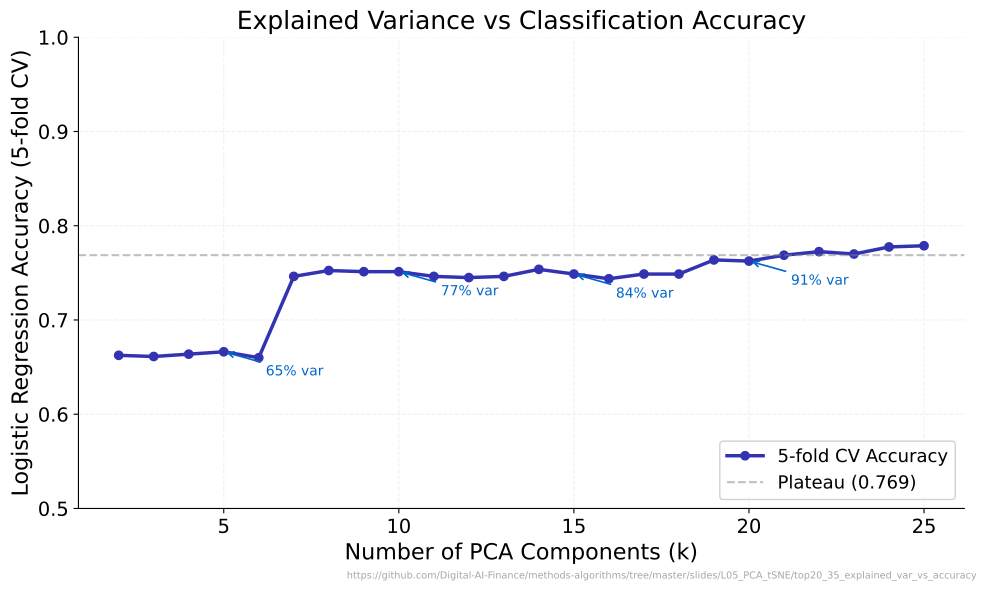

The script that saved this image:
"""Explained Variance vs Classification Accuracy - PCA component selection guide."""
import matplotlib.pyplot as plt
import numpy as np
from pathlib import Path
from sklearn.datasets import make_classification
from sklearn.decomposition import PCA
from sklearn.linear_model import LogisticRegression
from sklearn.model_selection import cross_val_score
import sys
sys.path.insert(0, str(Path(__file__).resolve().parents[3] / 'templates'))
from chart_style import apply_style, COLORS, MLPURPLE, MLBLUE, MLORANGE, MLGREEN, MLRED, MLLAVENDER
apply_style()

CHART_METADATA = {
    "title": "Explained Variance vs Classification Accuracy",
    "description": "Line plot of logistic regression CV accuracy vs PCA components with cumulative variance annotations.",
    "url": "https://github.com/Digital-AI-Finance/methods-algorithms/tree/master/slides/L05_PCA_tSNE/top20_35_explained_var_vs_accuracy"
}


np.random.seed(42)

# Data
X, y = make_classification(n_samples=800, n_features=30, n_informative=8, random_state=42)

# Full PCA to get explained variance ratios
pca_full = PCA(random_state=42).fit(X)
cumvar = np.cumsum(pca_full.explained_variance_ratio_)

k_values = list(range(2, 26))
accuracies = []

for k in k_values:
    X_pca = PCA(n_components=k, random_state=42).fit_transform(X)
    scores = cross_val_score(LogisticRegression(max_iter=1000), X_pca, y, cv=5)
    accuracies.append(scores.mean())

fig, ax = plt.subplots()

ax.plot(k_values, accuracies, 'o-', color=MLPURPLE, linewidth=2.5, markersize=6, label='5-fold CV Accuracy')

# Accuracy plateau: where improvement < 0.5% over next 3 steps
plateau_acc = max(accuracies)
plateau_k = None
for i in range(len(accuracies) - 2):
    if all((plateau_acc - accuracies[i + j]) < 0.01 for j in range(3)):
        plateau_k = k_values[i]
        break

if plateau_k is not None:
    ax.axhline(y=accuracies[k_values.index(plateau_k)], color='gray', linestyle='--',
               alpha=0.5, linewidth=1.5, label=f'Plateau ({accuracies[k_values.index(plateau_k)]:.3f})')

# Annotate cumulative variance at k=5,10,15,20
annotate_ks = [5, 10, 15, 20]
for ak in annotate_ks:
    idx = k_values.index(ak)
    cv_ratio = cumvar[ak - 1]  # 0-indexed
    ax.annotate(f'{cv_ratio:.0%} var',
                xy=(ak, accuracies[idx]),
                xytext=(ak + 1.2, accuracies[idx] - 0.025),
                fontsize=10, color=MLBLUE,
                arrowprops=dict(arrowstyle='->', color=MLBLUE, lw=1.2))

ax.set_xlabel('Number of PCA Components (k)')
ax.set_ylabel('Logistic Regression Accuracy (5-fold CV)')
ax.set_ylim(0.5, 1.0)
ax.set_title('Explained Variance vs Classification Accuracy')
ax.legend(loc='lower right', framealpha=0.9)
ax.grid(axis='y', alpha=0.3)

plt.figtext(0.99, 0.01, CHART_METADATA['url'], fontsize=7, color='gray', ha='right', va='bottom', alpha=0.7)
plt.tight_layout()
plt.savefig(Path(__file__).parent / 'chart.pdf', dpi=300, bbox_inches='tight', facecolor='white')
plt.close()
